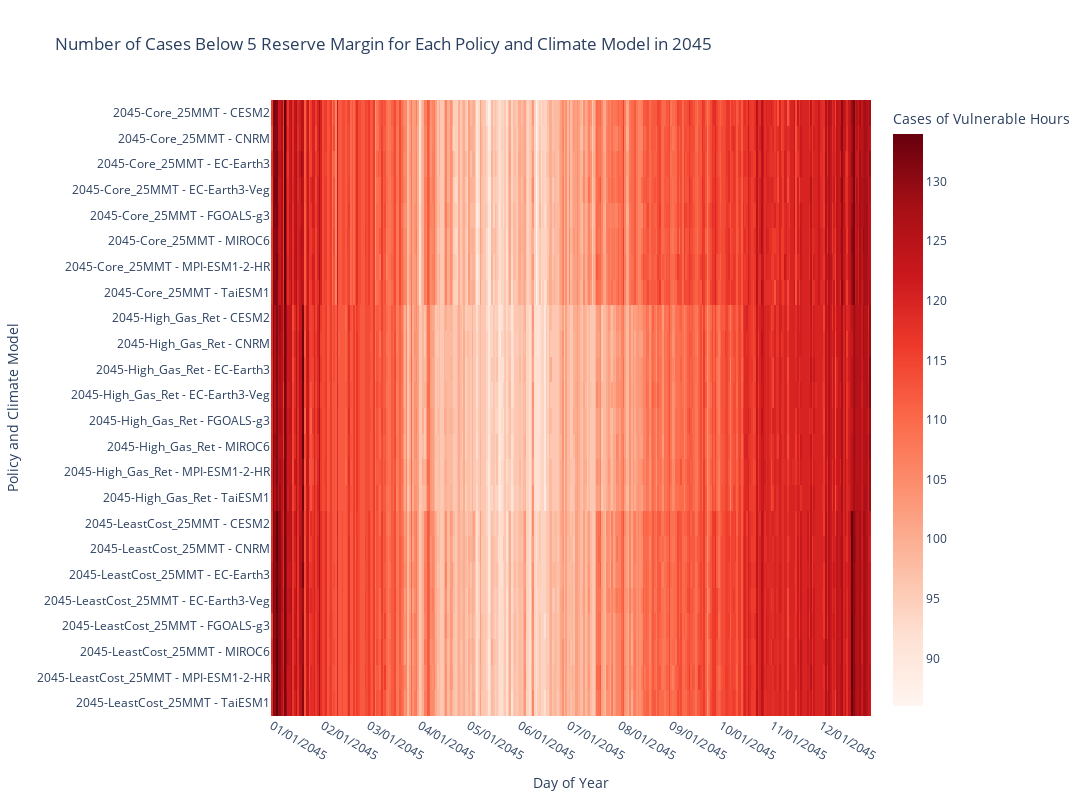

Source (notebook cell):
### Code cell
combined_df = RM_DailyClimateModel(folder_path, '2045')
create_heatmap(combined_df, RMValue, policyYear)

### Figure 1 — Plotly figure (JSON) as saved in the notebook; plotly's stock layout.template omitted (floating-point values rounded to 4 significant figures; data arrays with more than 128 entries replaced by an {"elided": "..."} marker saying what was removed)
{"data": [{"coloraxis": "coloraxis", "hovertemplate": "Day of Year: %{x}<br>Policy and Climate Model: %{y}<br>Cases of Vulnerable Hours: %{z}<extra></extra>", "name": "0", "type": "heatmap", "x": {"elided": "365 int values"}, "xaxis": "x", "y": ["2045-Core_25MMT - CESM2", "2045-Core_25MMT - CNRM", "2045-Core_25MMT - EC-Earth3", "2045-Core_25MMT - EC-Earth3-Veg", "2045-Core_25MMT - FGOALS-g3", "2045-Core_25MMT - MIROC6", "2045-Core_25MMT - MPI-ESM1-2-HR", "2045-Core_25MMT - TaiESM1", "2045-High_Gas_Ret - CESM2", "2045-High_Gas_Ret - CNRM", "2045-High_Gas_Ret - EC-Earth3", "2045-High_Gas_Ret - EC-Earth3-Veg", "2045-High_Gas_Ret - FGOALS-g3", "2045-High_Gas_Ret - MIROC6", "2045-High_Gas_Ret - MPI-ESM1-2-HR", "2045-High_Gas_Ret - TaiESM1", "2045-LeastCost_25MMT - CESM2", "2045-LeastCost_25MMT - CNRM", "2045-LeastCost_25MMT - EC-Earth3", "2045-LeastCost_25MMT - EC-Earth3-Veg", "2045-LeastCost_25MMT - FGOALS-g3", "2045-LeastCost_25MMT - MIROC6", "2045-LeastCost_25MMT - MPI-ESM1-2-HR", "2045-LeastCost_25MMT - TaiESM1"], "yaxis": "y", "z": {"elided": "24x365 int values"}}], "layout": {"coloraxis": {"colorbar": {"title": {"text": "Cases of Vulnerable Hours"}}, "colorscale": [[0, "rgb(255,245,240)"], [0.125, "rgb(254,224,210)"], [0.25, "rgb(252,187,161)"], [0.375, "rgb(252,146,114)"], [0.5, "rgb(251,106,74)"], [0.625, "rgb(239,59,44)"], [0.75, "rgb(203,24,29)"], [0.875, "rgb(165,15,21)"], [1, "rgb(103,0,13)"]]}, "height": 800, "title": {"text": "Number of Cases Below 5 Reserve Margin for Each Policy and Climate Model in 2045"}, "width": 1200, "xaxis": {"anchor": "y", "constrain": "domain", "domain": [0, 1], "scaleanchor": "y", "ticktext": ["01/01/2045", "02/01/2045", "03/01/2045", "04/01/2045", "05/01/2045", "06/01/2045", "07/01/2045", "08/01/2045", "09/01/2045", "10/01/2045", "11/01/2045", "12/01/2045"], "tickvals": [1, 32, 60, 91, 121, 152, 182, 213, 244, 274, 305, 335], "title": {"text": "Day of Year"}}, "yaxis": {"anchor": "x", "autorange": "reversed", "constrain": "domain", "domain": [0, 1], "title": {"text": "Policy and Climate Model"}}}}
